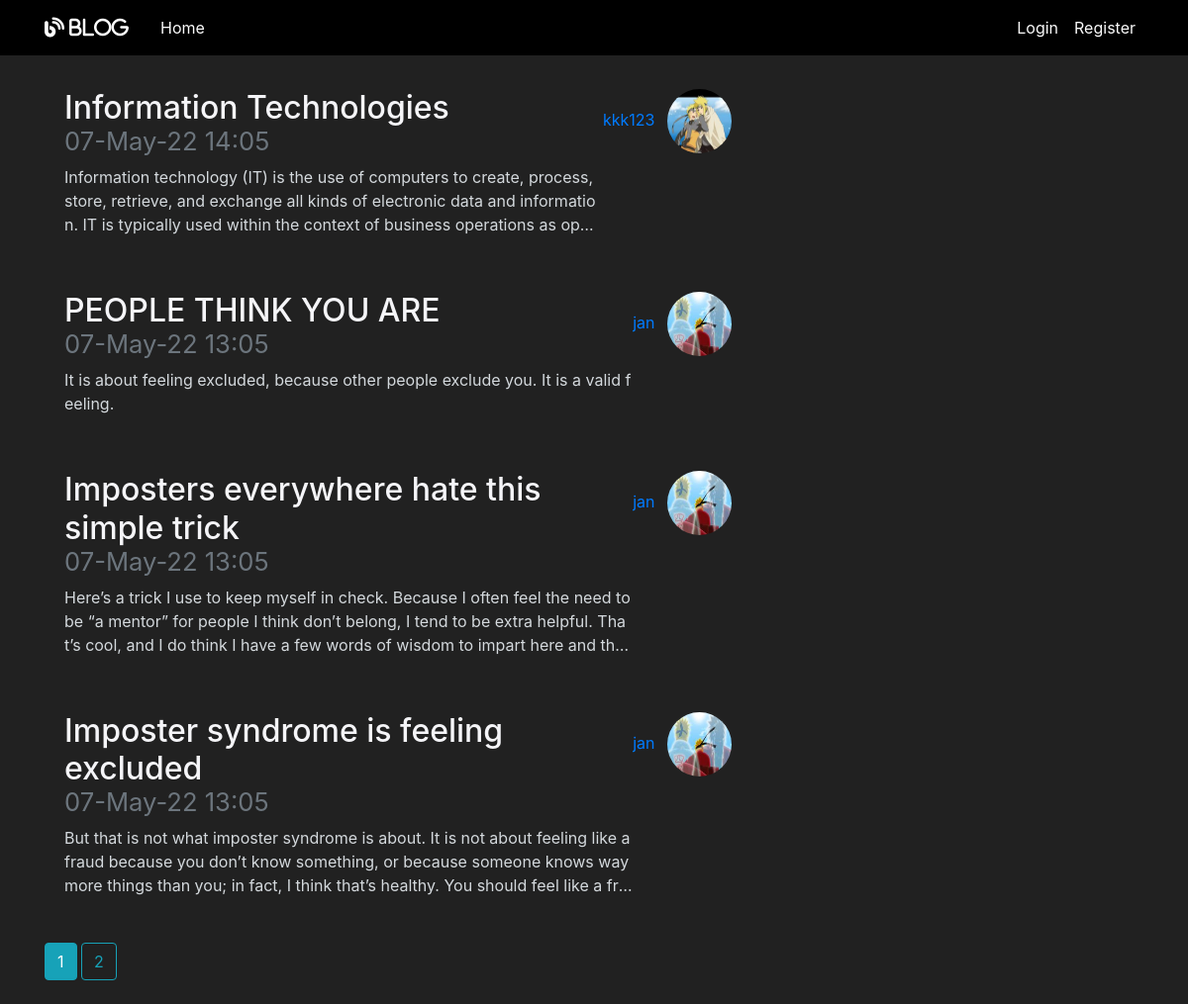
Page /home on the earlier database version.
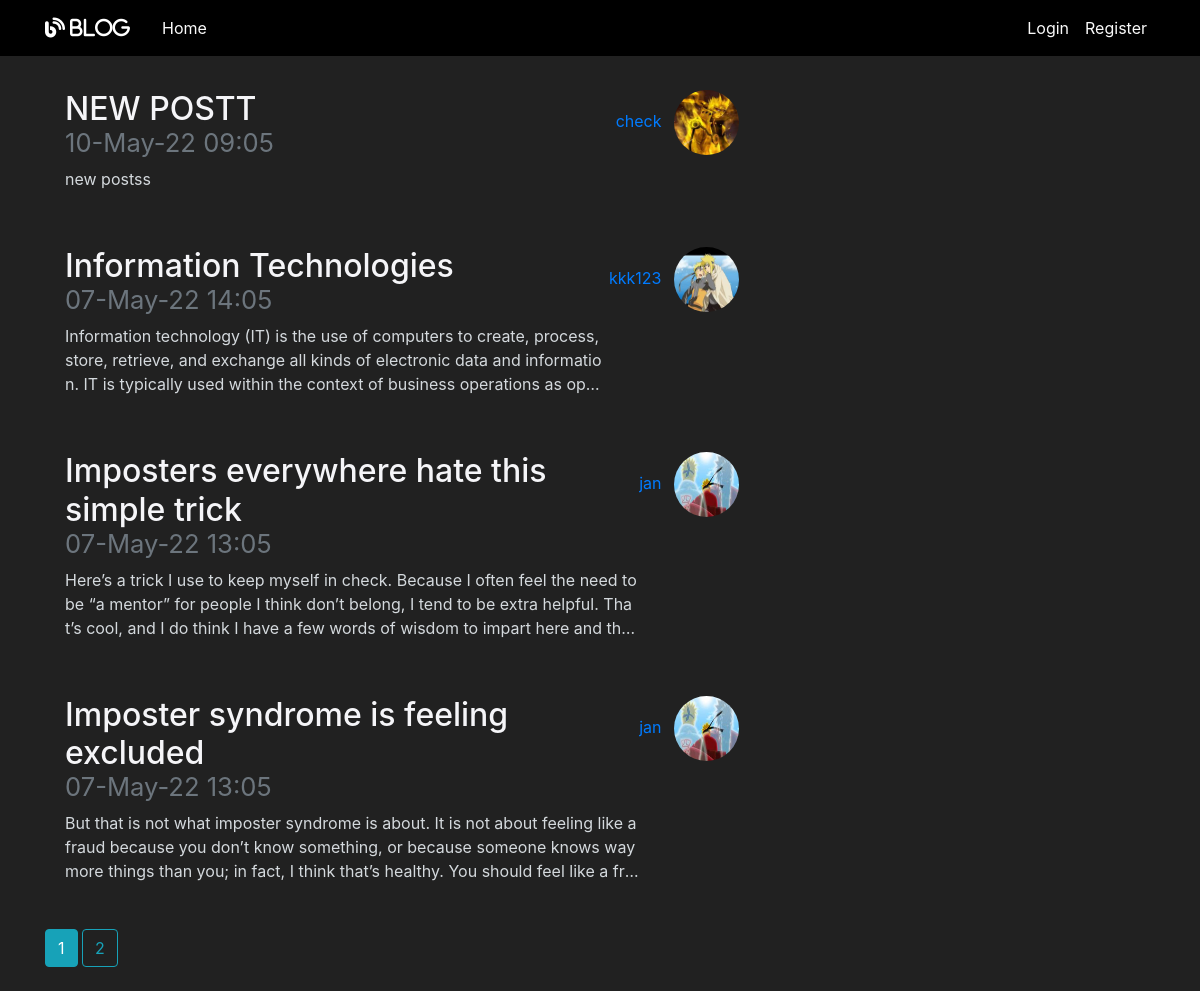
Same page on the later database version.
### flaskblog/models.py (models this page shows, shortened)
class Post(db.Model):
    id = db.Column(db.Integer, primary_key=True)
    title = db.Column(db.String(100), nullable=False)
    date_posted = db.Column(db.DateTime, nullable=False, default=datetime.now())
    content = db.Column(db.Text, nullable=False)
    user_id = db.Column(db.Integer, db.ForeignKey('user.id'), nullable=False)
    likes = db.relationship('PostLike', backref='post', lazy='dynamic')
    is_approved = db.Column(db.Boolean, default=False)
    image_file = db.Column(db.String(20), nullable=False, default='default.jpg')

class User(db.Model, UserMixin):
    id = db.Column(db.Integer, primary_key=True)
    username = db.Column(db.String(20), unique=True, nullable=False)
    role=db.Column(db.Integer,nullable=False,default=3)
    email = db.Column(db.String(120), unique=True, nullable=False)
    image_file = db.Column(db.String(20), nullable=False, default='default.jpg')
    password = db.Column(db.String(60), nullable=False)
    posts = db.relationship('Post', backref='author', lazy=True)
    liked = db.relationship('PostLike',foreign_keys='PostLike.user_id',
    backref='user', lazy='dynamic')

### flaskblog/routes.py (the view)
@app.route("/")
@app.route("/home")
def home():
    page = request.args.get('page', 1, type=int)
    posts = Post.query.filter_by(is_approved=True).order_by(
        Post.date_posted.desc()).paginate(page=page, per_page=4)
    return render_template('home.html', posts=posts)

### flaskblog/templates/home.html
{% extends "layout.html" %}
{% block content %}
    {% for post in posts.items %}
        <article class="media content-section">
          <div class="media-body">
            <h2><a class="article-title"
              href="{{url_for('post',post_title=post.title)}}">{{ post.title }}
              <small class="d-block text-muted">{{ post.date_posted.strftime('%d-%B-%y %H:%m') }}</small>
            </a></h2>
            <p class="article-content post-preview"> {{ post.content }} </p>
          </div>
          <div class="article-metadata">
            <a class="mr-2" href="{{ url_for('user_posts', username=post.author.username) }}">
              {{ post.author.username }}
          </a>
            <img class="rounded-circle article-img"
            src=" {{ url_for('static',filename='profile_pics/' + post.author.image_file )}}">
          </div>
        </article>
    {% endfor %}
    {% for page_num in posts.iter_pages( left_edge=1, right_edge=1,
      left_current=1, right_current=2 ) %} {% if page_num %} {% if posts.page ==page_num %}
      <a class="btn btn-info mb-4" href="{{ url_for('home', page=page_num) }}">
        {{ page_num }}</a>
        {% else %}
      <a class="btn btn-outline-info mb-4"
        href="{{ url_for('home', page=page_num) }}">
        {{ page_num }}</a>
        {% endif %} {% else %} ... {% endif %} {% endfor %}
{% endblock content %}

### flaskblog/templates/layout.html (shortened to what this page needs)
<!DOCTYPE html>
<html>
<head>
    <link rel="stylesheet" href="https://maxcdn.bootstrapcdn.com/bootstrap/4.0.0/css/bootstrap.min.css"
>
    <link rel="stylesheet" type="text/css" href="{{ url_for('static', filename='main.css') }}">
</head>
<body>
    <header class="site-header">
      <nav class="navbar navbar-expand-md navbar-dark bg-steel fixed-top">
        <div class="container">
          <a class="navbar-brand mr-4" href="/"> <i class="fas fa-blog"> Blog </i></a>
          <div class="collapse navbar-collapse" id="navbarToggle">
            <div class="navbar-nav mr-auto">
              <a class="nav-item nav-link" href="{{ url_for('home') }}">Home</a>
            </div>
            </div>
            <div class="navbar-nav">
              {% if current_user.is_authenticated  and (current_user.role==1) %}
              <a class="nav-item nav-link" href="{{ url_for('approvals') }}">Posts review</a>
                <a class="nav-item nav-link" href="{{ url_for('new_post') }}">New Post</a>
                <a class="nav-item nav-link" href="{{ url_for('account') }}">Account</a>
                <a class="nav-item nav-link" href="{{ url_for('logout') }}">Logout</a>
               {% elif current_user.is_authenticated  and ( current_user.role==2) %}
                <a class="nav-item nav-link" href="{{ url_for('new_post') }}">New Post</a>
                <a class="nav-item nav-link" href="{{ url_for('account') }}">Account</a>
                <a class="nav-item nav-link" href="{{ url_for('logout') }}">Logout</a>
                {% elif current_user.is_authenticated  and ( current_user.role==3) %}
                <a class="nav-item nav-link" href="{{ url_for('logout') }}">Logout</a>
              {% else %}
              <a class="nav-item nav-link" href="{{ url_for('login') }}">Login</a>
              <a class="nav-item nav-link" href="{{ url_for('register') }}">Register</a>
              {%endif%}
            </div>
          </div>
      </nav>
    </header>
    <main role="main" class="container">
      <div class="row">
        <div class="col-md-8">
          {% block content %}{% endblock %}
        </div>
     </div>
    </main>
</body>
</html>

### flaskblog/static/main.css (style rules this page uses)
body { background: #fafafa; color: #333333; margin-top: 5rem; }
h1, h2, h3, h4, h5, h6 { color: #444444; }
.bg-steel { background-color: rgb(0, 0, 0); }
.article-content { white-space: pre-line; }
.article-content.post-preview { overflow: hidden; text-overflow: ellipsis; display: -webkit-box; -webkit-line-clamp: 3; -webkit-box-orient: vertical; }
.site-header .navbar-nav .nav-link { color: #fafafa; }
.content-section { color: #d4d9dd; padding: 10px 20px; border-radius: 5px; margin-bottom: 20px; }
.article-title { color: #f5f5f8; }
.article-content { white-space: pre-line; word-break: break-all; }
.article-img { height: 65px; width: 65px; margin-right: 16px; }
.article-metadata { padding-bottom: 1px; margin-bottom: 4px; }

### flaskblog/templates/layout.html (style rules this page uses)
body { background-color: #212121; color: white }

Differences in the rows shown:
removed Post: title "PEOPLE THINK YOU ARE", date_posted "07-May-22 13:05", content "It is about feeling excluded, because other people exclude you. It is a valid feeling.", author.username "jan", image_file (picture)
added Post: title "NEW POSTT", date_posted "10-May-22 09:05", content "new postss", author.username "check", image_file (picture)
